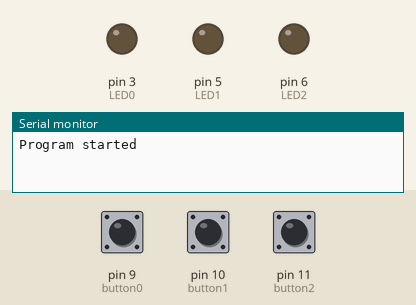
Recording of a sketch running on a simulated Arduino Uno, built with avr-gcc and run on an emulated ATmega328P. Parts: output pins drawn as LEDs (lit = HIGH), the last lines printed to the serial monitor. The inputs (shaded band) are chosen by the test bench; at power-on: pin 9 (button0) LOW, pin 10 (button1) LOW, pin 11 (button2) LOW.

Above: at 1.2 s.
1.3 s: pin 9 (button0) pulled HIGH for 0.15 s
At 2.9 s:
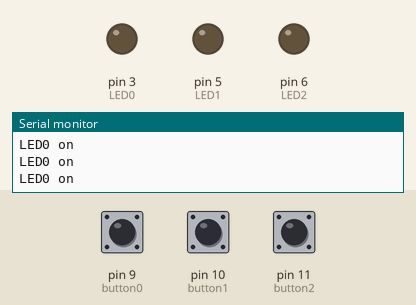
4.3 s: pin 10 (button1) pulled HIGH for 1 s
At 5.1 s:
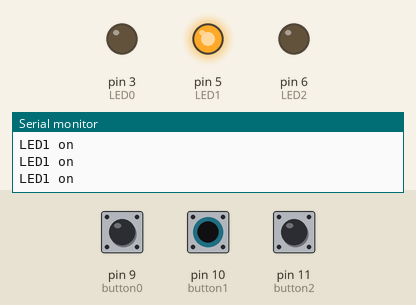
6.8 s: pin 11 (button2) pulled HIGH for 0.15 s
At 6.9 s:
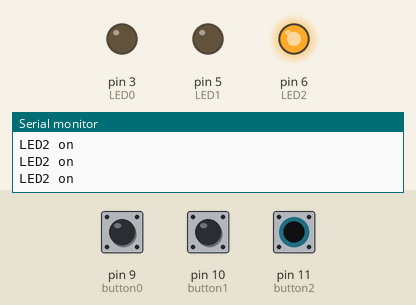
8.5 s: pin 9 (button0) pulled HIGH for 1 s
At 9.3 s:
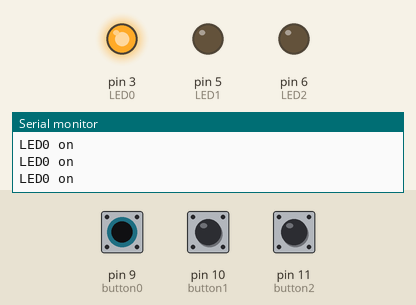
11.0 s: pin 9 (button0) pulled HIGH for 3.2 s
At 15.3 s:
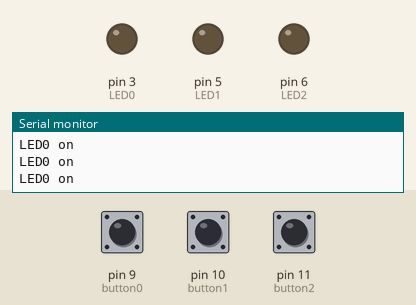
15.7 s: pin 10 (button1) pulled HIGH for 0.15 s
At 16.3 s:
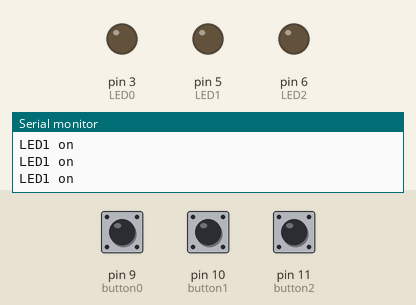
Timing chart, 0 to 18.4 s (numbered marks = the images above; inputs shaded):
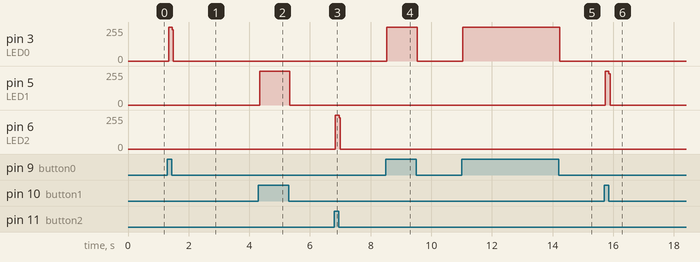

The sketch:

buttontest.ino
```cpp
/*return state:
1: red button, start
2: capture
3: clear
*/
  int button0 = 9;//red
  int button1 = 10;//green
  int button2 = 11;//yellow

  int LED0 = 3;//red
  int LED1 = 5;//green
  int LED2 = 6;//yellow

void setup()
{
  Serial.begin(9600);
  Serial.println("Program started");
  pinMode(button0, INPUT);
  pinMode(button1, INPUT);
  pinMode(button2, INPUT);

  pinMode(LED0, OUTPUT);
  pinMode(LED1, OUTPUT);
  pinMode(LED2, OUTPUT);

}
// data stored in file = fopen("/dev/tty.wchusbserial1420", "w");
void loop(){

  digitalWrite(LED0, 0);
  digitalWrite(LED1, 0);
  digitalWrite(LED2, 0);


  digitalWrite(LED0, digitalRead(button0));
  digitalWrite(LED1, digitalRead(button1));
  digitalWrite(LED2, digitalRead(button2));

if (digitalRead(button0) == HIGH)//button released
{
  digitalWrite(LED0, 1);//turn on redlight
  Serial.write("LED0 on \n");//return state;
  }
if (digitalRead(button1) == HIGH)//button released
{
  digitalWrite(LED1, 1);//turn on green light
  Serial.write("LED1 on \n");
  }
if (digitalRead(button2) == HIGH)
  {
  digitalWrite(LED2, 1);//turn on yellowlight
  Serial.write("LED2 on \n");//return state;
  }

}


//Buttons: input
//LEDs: output
//each LED will turn on when one hits the corresponding buttom
```

Measured:
- after the input at 1.3 s, pin 3 (LED0): 0/255 → 255/255 at once, → 0/255 0.12 s later
- after the input at 4.3 s, pin 5 (LED1): 0/255 → 254/255 at once, → 0/255 1.0 s later
- after the input at 6.8 s, pin 6 (LED2): 0/255 → 254/255 at once, → 0/255 0.12 s later
- after the input at 8.5 s, pin 3 (LED0): 0/255 → 255/255 at once, → 0/255 1.0 s later
- after the input at 11.0 s, pin 3 (LED0): 0/255 → 255/255 at once, → 0/255 3.2 s later
- after the input at 15.7 s, pin 5 (LED1): 0/255 → 254/255 at once, → 0/255 0.12 s later
